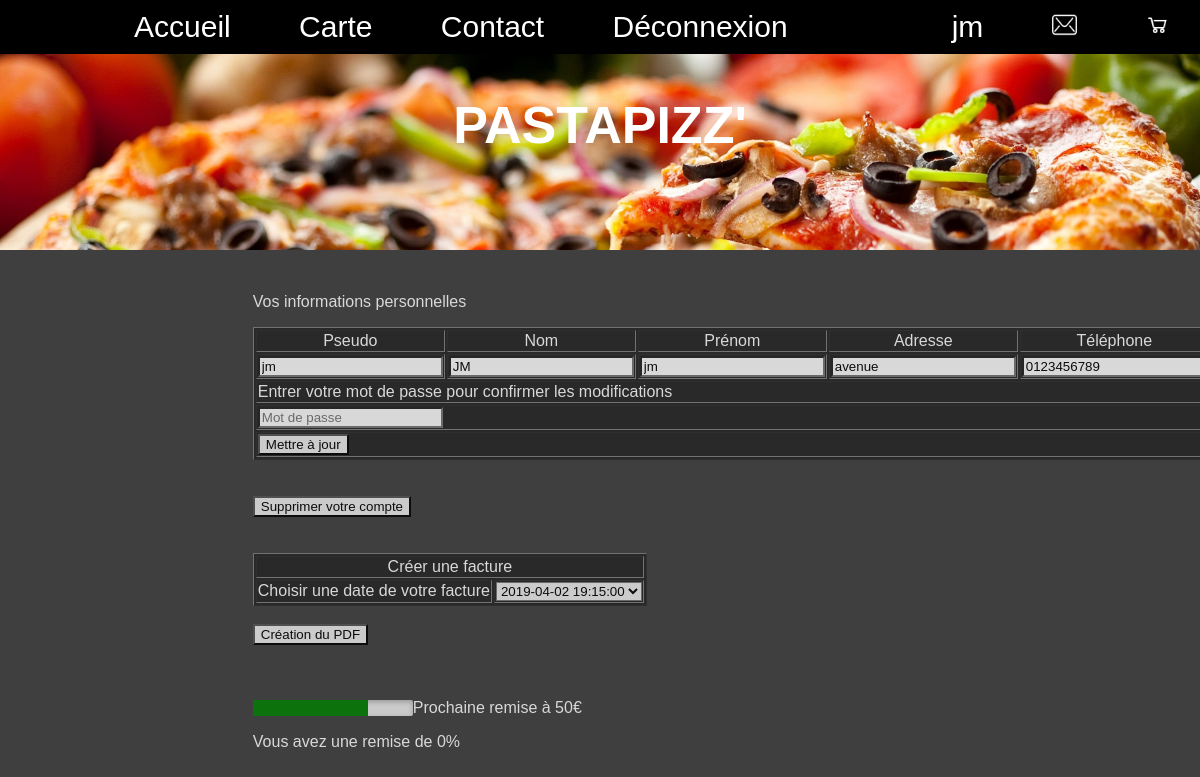
Screenshot of /compte_user.php (signed in) with the database file from the repository.
### tables this page shows
CREATE TABLE `clients` (
  `id_client` int(11) NOT NULL,
  `nom_client` varchar(255) NOT NULL,
  `prenom_client` varchar(255) NOT NULL,
  `telephone_client` varchar(255) NOT NULL,
  `adresse_client` varchar(255) NOT NULL,
  `note_client` varchar(255) DEFAULT NULL,
  `id_utilisateur` int(11) NOT NULL
);

CREATE TABLE `utilisateurs` (
  `id_utilisateur` int(11) NOT NULL,
  `pseudo` varchar(255) NOT NULL,
  `password` varchar(255) NOT NULL,
  `prenom` varchar(255) NOT NULL,
  `nom` varchar(255) NOT NULL,
  `grade` varchar(255) NOT NULL
);

### fonction.php (called while the page is built, shortened)
<?php
function remise()
{
    $remise = bdd()->prepare("SELECT prix_pizza, quantite_commande FROM utilisateurs INNER JOIN clients, commandes, lignes_commandes, pizzas WHERE utilisateurs.id_utilisateur = clients.id_utilisateur AND clients.id_client = commandes.id_client AND commandes.id_commande = lignes_commandes.id_commande AND lignes_commandes.id_pizza = pizzas.id_pizza AND pseudo LIKE :pseudo");
    $remise->execute(array('pseudo' => $_SESSION['pseudo']));
    $remiseTotal = 0;
    foreach($remise as $key)
    {
        $remiseTotal += $key['prix_pizza'] * $key['quantite_commande'];
    }
    return $remiseTotal;
}
function bdd()
    {
        try{
            $bdd = new PDO('mysql:host=localhost;dbname=bddpizzas_finale', 'root', 'root', array(PDO::ATTR_ERRMODE => PDO::ERRMODE_EXCEPTION, PDO:: MYSQL_ATTR_INIT_COMMAND => 'SET NAMES utf8'));
        }
        catch(Exception $e)
        {
            die('Erreur : ' . $e->getMessage());
        }
        return $bdd;
    }
?>

### compte_user.php (the view, shortened to what this page needs)
<?php
require('fonction.php');
?>
<!DOCTYPE html>
<html>
<head>
	<link rel="stylesheet" type="text/css" href="style.css">
	<html lang="fr">
</head>
<body>
<div id="menu">
<?php include('header.php'); ?>
</div>
<section>
	<aside>
<p>
	Vos informations personnelles
</p>
<form method="POST" action="traitement_client.php">
<table border="1">
	<tr align="center">
		<td>
			Pseudo
		</td>
		<td>
			Nom
		</td>
		<td>
			Prénom
		</td>
		<td>
			Adresse
		</td>
		<td>
			Téléphone
		</td>
	</tr>
	<?php
		$req = bdd()->prepare("SELECT utilisateurs.id_utilisateur, id_client, pseudo, nom, prenom, adresse_client, telephone_client FROM utilisateurs INNER JOIN clients WHERE utilisateurs.id_utilisateur = clients.id_utilisateur AND pseudo LIKE :pseudo ORDER BY pseudo ASC");
		$req->execute(array('pseudo' => $_SESSION['pseudo']));
		$user = $req->fetch();
		?>
			<tr align="center">
				<td><input type="text" name="pseudo" value="<?php echo $user['pseudo'];?>"></td>
				<td><input type="text" name="nom" value="<?php echo $user['nom'];?>"></td>
				<td><input type="text" name="prenom" value="<?php echo $user['prenom'];?>"></td>
				<td><input type="text" name="add" value="<?php echo $user['adresse_client'];?>"></td>
				<td><input type="text" name="tel" value="<?php echo $user['telephone_client'];?>"></td>
			</tr>
			<tr>
				<td colspan="5">
					Entrer votre mot de passe pour confirmer les modifications
				</td>
			</tr>
			<tr>
				<td colspan="5">
					<input type="password" name="pass" placeholder="Mot de passe" required>
				</td>
		    </tr>
			<tr>
				<td colspan="5">
					<input type="submit" value="Mettre à jour">
				</td>
			</tr>
</table>
</form>
<br/><br/>
<form action="supp_compte_user.php">
	<input type="submit" value="Supprimer votre compte">
</form>
<br/><br/>
<?php
    $rep = bdd()->prepare("SELECT nom, prenom FROM utilisateurs WHERE pseudo LIKE :pseudo");
    $rep->execute(array('pseudo' => $_SESSION['pseudo']));
    foreach($rep as $line)
    {
        $prenom = $line['prenom'];
        $nom = $line['nom'];
    }
    $req = bdd()->prepare("SELECT date_commande FROM commandes INNER JOIN clients WHERE clients.id_client = commandes.id_client AND nom_client LIKE :nom AND prenom_client LIKE :prenom LIMIT 1");
    $req->execute(array(
        'nom' => $nom,
        'prenom' => $prenom
        ));
    $req = $req->fetch();
    if ($req['date_commande'] == "")
    {
        echo "Vous n'avez pas de commande";
    }
    else
	{
     	include('date_facture.php');
  	}
?>
<br/><br/>
<br/><br/>
<?php
if (remise() < 1)
{
	$max = 50;
	$_SESSION['remise'] = 0;
}
else if (remise() < 50)
{
	$max = 50;
}
?>
<progress id="file" max="<?php echo $max; ?>" value="<?php echo remise(); ?>"></progress> Prochaine remise à <?php echo $max; ?>€
<p>
	Vous avez une remise de <?php echo $_SESSION['remise']; ?>%
</p>
	</aside>
</section>
<br/><br/>
<footer>PastaPizz' - 2019 copyright</footer>
</body>
</html>

### style.css (style rules this page uses)
* { font-family: "Source Code Pro Medium",verdana, Arial, "Comic Sans MS"; background-size: cover; -webkit-background-size: cover; -moz-background-size: cover; -o-background-size: cover; }
body { background-image: url(image/fondsite.jpg); position: static; background-attachment: fixed; background-repeat: no-repeat; background-color: #3f3f3f; }
section { margin-top: 20%; margin-left: 18%; width: 60%; position: absolute; background-color: rgb(0, 0, 255); background-color: rgba(0, 0, 0, 0.5); color: white; }
aside { display: table; position: absolute; display: center; opacity: 0.8; background-image: black solid; margin-left: 4%; margin-top: 4%; margin-right: 4%; margin-bottom: 0; height: auto; width: auto; }
footer { text-align: center; }
table { background-color: #252525; }

### rows the page displays
clients: pseudo "jm", nom "JM", prenom "jm", add "avenue", tel "0123456789"

### other values shown
$_SESSION['pseudo'] "jm"
$max "50"
$_SESSION['remise'] "0"
form field date "2019-04-02 19:15:00"
